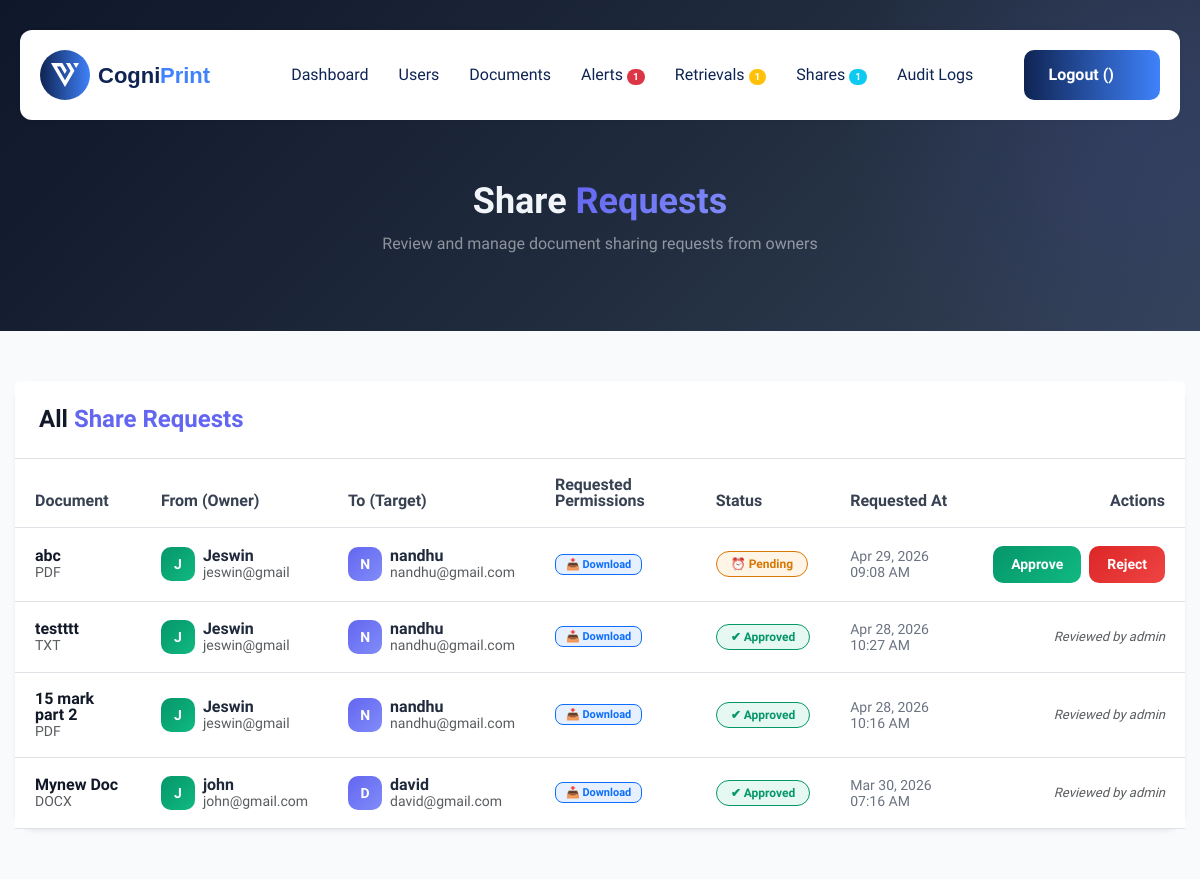
The app's page /admin-dashboard/share-requests/ (signed in) with its own data.
### myapp/models.py (models this page shows, shortened)
class ShareRequest(models.Model):
    STATUS_CHOICES = (
        ('Pending', 'Pending'),
        ('Approved', 'Approved'),
        ('Rejected', 'Rejected'),
    )
    document = models.ForeignKey(Document, on_delete=models.CASCADE, related_name='share_requests')
    requested_by = models.ForeignKey(CustomUser, on_delete=models.CASCADE, related_name='share_requests_made')
    target_user = models.ForeignKey(CustomUser, on_delete=models.CASCADE, related_name='share_requests_received')
    can_view = models.BooleanField(default=False)
    can_download = models.BooleanField(default=False)
    can_edit = models.BooleanField(default=False)
    status = models.CharField(max_length=10, choices=STATUS_CHOICES, default='Pending')
    requested_at = models.DateTimeField(auto_now_add=True)
    reviewed_by = models.ForeignKey(CustomUser, on_delete=models.SET_NULL, null=True, blank=True, related_name='reviewed_share_requests')
    reviewed_at = models.DateTimeField(null=True, blank=True)
    class Meta:
        ordering = ['-requested_at']

class Document(models.Model):
    user = models.ForeignKey(CustomUser, on_delete=models.CASCADE, related_name='documents')
    title = models.CharField(max_length=255)
    file = models.FileField(upload_to='documents/')
    file_type = models.CharField(max_length=50) # To store extension like .pdf, .docx
    file_size = models.BigIntegerField() # Storing size in bytes for limits
    sha256_hash = models.CharField(max_length=64)
    cognitive_fingerprint = models.TextField(null=True, blank=True) # Global fingerprint
    section_fingerprints = models.TextField(null=True, blank=True) # JSON list of section-level fingerprints
    tamper_report = models.TextField(null=True, blank=True) # JSON details of last verification result
    status = models.CharField(max_length=50, default='Secure') # Secure, Processed, Tampered, Verified, etc
    uploaded_at = models.DateTimeField(auto_now_add=True)

class CustomUser(AbstractUser):
    ROLE_CHOICES = (
        ('admin', 'Admin'),
        ('user', 'User'),
    )
    STATUS_CHOICES = (
        ('pending', 'Pending'),
        ('approved', 'Approved'),
        ('blocked', 'Blocked'),
    )
    role = models.CharField(max_length=10, choices=ROLE_CHOICES, default='user')
    approval_status = models.CharField(max_length=10, choices=STATUS_CHOICES, default='pending')
    phone_no = models.CharField(max_length=15, blank=True, null=True)
    visible_password = models.CharField(max_length=255, blank=True, null=True)

### myapp/views.py (the view)
# urls.py: path('admin-dashboard/share-requests/', admin_share_requests, name='admin_share_requests'),
@login_required
def admin_share_requests(request):
    if request.user.role != 'admin':
        return redirect('user_dashboard')
    share_requests = ShareRequest.objects.all().select_related('document', 'requested_by', 'target_user', 'reviewed_by')
    return render(request, 'custom_admin/share_requests.html', {'share_requests': share_requests})

### myapp/context_processors.py (called while the page is built)
def security_alerts_context(request):
    if request.user.is_authenticated and request.user.role == 'admin':
        return {
            'unread_alerts_count': SecurityAlert.objects.filter(is_read=False).count(),
            'pending_retrieval_count': RetrievalRequest.objects.filter(status='Pending').count(),
            'pending_share_count': ShareRequest.objects.filter(status='Pending').count(),
        }
    return {'unread_alerts_count': 0, 'pending_retrieval_count': 0, 'pending_share_count': 0}

### templates/custom_admin/share_requests.html (shortened to what this page needs)
{% extends 'base.html' %}
{% load static %}
{% block content %}
<div class="page-header wow fadeInUp" style="padding: 180px 0 50px; background: linear-gradient(135deg, #0f172a 0%, #1e293b 50%, #334155 100%); position: relative; overflow: hidden;">
    <div style="position: absolute; top: -50%; right: -20%; width: 600px; height: 600px; background: radial-gradient(circle, rgba(99,102,241,0.12) 0%, transparent 70%); border-radius: 50%;"></div>
    <div class="container" style="position: relative; z-index: 2;">
        <div class="row">
            <div class="col-lg-12 text-center">
                <h2 style="color: #f1f5f9; font-weight: 800; font-size: 36px;">Share <span style="background: linear-gradient(135deg, #6366f1, #818cf8); -webkit-background-clip: text; -webkit-text-fill-color: transparent;">Requests</span></h2>
                <p style="color: rgba(255,255,255,0.5); font-size: 16px; margin-top: 8px;">Review and manage document sharing requests from owners</p>
            </div>
        </div>
    </div>
</div>
<section style="padding: 50px 0; background: #f8fafc;">
    <div class="container">
        <div class="card shadow-sm border-0" style="border-radius: 20px; overflow: hidden;">
            <div class="card-header bg-white border-bottom p-4">
                <div class="d-flex justify-content-between align-items-center">
                    <h4 class="mb-0" style="color: #111827; font-weight: 700;">All <span style="color: #6366f1;">Share Requests</span></h4>
                </div>
            </div>
            <div class="card-body p-0">
                <div class="table-responsive">
                    <table class="table table-hover mb-0" style="vertical-align: middle;">
                        <thead style="background: #f8f9fa;">
                            <tr>
                                <th style="padding: 18px 20px; color: #374151; font-weight: 600;">Document</th>
                                <th style="padding: 18px 20px; color: #374151; font-weight: 600;">From (Owner)</th>
                                <th style="padding: 18px 20px; color: #374151; font-weight: 600;">To (Target)</th>
                                <th style="padding: 18px 20px; color: #374151; font-weight: 600;">Requested Permissions</th>
                                <th style="padding: 18px 20px; color: #374151; font-weight: 600;">Status</th>
                                <th style="padding: 18px 20px; color: #374151; font-weight: 600;">Requested At</th>
                                <th style="padding: 18px 20px; color: #374151; font-weight: 600; text-align: right;">Actions</th>
                            </tr>
                        </thead>
                        <tbody>
                            {% for sr in share_requests %}
                            <tr>
                                <td style="padding: 18px 20px;">
                                    <span style="font-weight: 600; color: #111827;">{{ sr.document.title }}</span>
                                    <br><small class="text-muted text-uppercase">{{ sr.document.file_type|slice:"1:" }}</small>
                                </td>
                                <td style="padding: 18px 20px;">
                                    <div class="d-flex align-items-center gap-2">
                                        <div style="width: 34px; height: 34px; border-radius: 10px; background: linear-gradient(135deg, #059669, #10b981); display: flex; align-items: center; justify-content: center; color: #fff; font-weight: 800; font-size: 14px; text-transform: uppercase;">
                                            {{ sr.requested_by.username|first }}
                                        </div>
                                        <div>
                                            <span style="font-weight: 600; color: #1e293b;">{{ sr.requested_by.username }}</span>
                                            <br><small class="text-muted">{{ sr.requested_by.email }}</small>
                                        </div>
                                    </div>
                                </td>
                                <td style="padding: 18px 20px;">
                                    <div class="d-flex align-items-center gap-2">
                                        <div style="width: 34px; height: 34px; border-radius: 10px; background: linear-gradient(135deg, #6366f1, #818cf8); display: flex; align-items: center; justify-content: center; color: #fff; font-weight: 800; font-size: 14px; text-transform: uppercase;">
                                            {{ sr.target_user.username|first }}
                                        </div>
                                        <div>
                                            <span style="font-weight: 600; color: #1e293b;">{{ sr.target_user.username }}</span>
                                            <br><small class="text-muted">{{ sr.target_user.email }}</small>
                                        </div>
                                    </div>
                                </td>
                                <td style="padding: 18px 20px;">
                                    <div class="d-flex flex-wrap gap-1">
                                        {% if sr.can_download %}
                                            <span class="badge" style="background: rgba(13,110,253,0.1); color: #0d6efd; border: 1px solid #0d6efd; border-radius: 8px; padding: 4px 10px; font-size: 11px; font-weight: 600;">&#128229; Download</span>
                                        {% endif %}
                                    </div>
                                </td>
                                <td style="padding: 18px 20px;">
                                    {% if sr.status == 'Pending' %}
                                        <span class="badge" style="background: rgba(245,158,11,0.1); color: #d97706; border: 1px solid #d97706; border-radius: 20px; padding: 6px 14px; font-weight: 600;">
                                            &#9200; Pending
                                        </span>
                                    {% elif sr.status == 'Approved' %}
                                        <span class="badge" style="background: rgba(16,185,129,0.1); color: #059669; border: 1px solid #059669; border-radius: 20px; padding: 6px 14px; font-weight: 600;">
                                            &#10004; Approved
                                        </span>
                                    {% elif sr.status == 'Rejected' %}
                                        <span class="badge" style="background: rgba(220,53,69,0.1); color: #dc3545; border: 1px solid #dc3545; border-radius: 20px; padding: 6px 14px; font-weight: 600;">
                                            &#10006; Rejected
                                        </span>
                                    {% endif %}
                                </td>
                                <td style="padding: 18px 20px; color: #6b7280; font-size: 14px;">
                                    {{ sr.requested_at|date:"M d, Y h:i A" }}
                                </td>
                                <td style="padding: 18px 20px; text-align: right;">
                                    {% if sr.status == 'Pending' %}
                                        <div class="d-flex justify-content-end gap-2">
                                            <a href="{% url 'admin_review_share' sr.id 'approve' %}" class="btn btn-sm" style="background: linear-gradient(135deg, #059669, #10b981); color: #fff; border: none; border-radius: 10px; font-weight: 600; padding: 8px 18px;" onclick="return confirm('Approve this share request? Permissions will be automatically granted to the target user.')">
                                                Approve
                                            </a>
                                            <a href="{% url 'admin_review_share' sr.id 'reject' %}" class="btn btn-sm" style="background: linear-gradient(135deg, #dc2626, #ef4444); color: #fff; border: none; border-radius: 10px; font-weight: 600; padding: 8px 18px;" onclick="return confirm('Reject this share request?')">
                                                Reject
                                            </a>
                                        </div>
                                    {% else %}
                                        <span class="text-muted" style="font-size: 13px; font-style: italic;">
                                            {% if sr.reviewed_by %}Reviewed by {{ sr.reviewed_by.username }}{% else %}Reviewed{% endif %}
                                        </span>
                                    {% endif %}
                                </td>
                            </tr>
                            {% endfor %}
                        </tbody>
                    </table>
                </div>
            </div>
        </div>
    </div>
</section>
{% endblock %}

### templates/base.html (style rules this page uses)
.table-responsive { overflow: visible !important; position: relative; }
.card { overflow: visible !important; }
.table { margin-bottom: 0; }

### records on screen
ShareRequest: document "abc", document.file_type "PDF", requested_by.username|first "J", requested_by.username "Jeswin", requested_by.email "jeswin@gmail", target_user.username|first "N", target_user.username "nandhu", target_user.email "nandhu@gmail.com", can_download "📥 Download", status "⏰ Pending", requested_at "Apr 29, 2026 09:08 AM"
ShareRequest: document "testttt", document.file_type "TXT", requested_by.username|first "J", requested_by.username "Jeswin", requested_by.email "jeswin@gmail", target_user.username|first "N", target_user.username "nandhu", target_user.email "nandhu@gmail.com", can_download "📥 Download", status "✔ Approved", requested_at "Apr 28, 2026 10:27 AM", reviewed_by.username "admin"
ShareRequest: document "15 mark part 2", document.file_type "PDF", requested_by.username|first "J", requested_by.username "Jeswin", requested_by.email "jeswin@gmail", target_user.username|first "N", target_user.username "nandhu", target_user.email "nandhu@gmail.com", can_download "📥 Download", status "✔ Approved", requested_at "Apr 28, 2026 10:16 AM", reviewed_by.username "admin"
ShareRequest: document "Mynew Doc", document.file_type "DOCX", requested_by.username|first "J", requested_by.username "john", requested_by.email "john@gmail.com", target_user.username|first "D", target_user.username "david", target_user.email "david@gmail.com", can_download "📥 Download", status "✔ Approved", requested_at "Mar 30, 2026 07:16 AM", reviewed_by.username "admin"

### other values on screen
{{ unread_alerts_count }} "1"
{{ pending_retrieval_count }} "1"
{{ pending_share_count }} "1"
